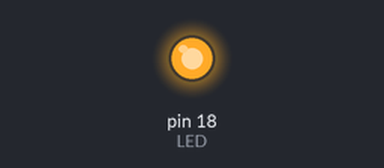
The sketch below on a simulated Arduino Uno, built with avr-gcc and run on an emulated ATmega328P. On the bench: output pins drawn as LEDs (lit = HIGH).

Above: at 0.1 s.
Timing chart, 0 to 1.6 s (numbered marks = the images above):
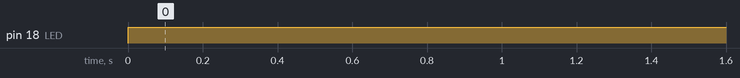

Measured:
- by itself, pin 18 (LED): LOW → HIGH at 0.00 s

The sketch:

sketch_oct2a.ino
```cpp
#define LED 18


void setup() {
  pinMode (LED, OUTPUT);
}

void loop() {
  digitalWrite(LED, HIGH);

}
```
